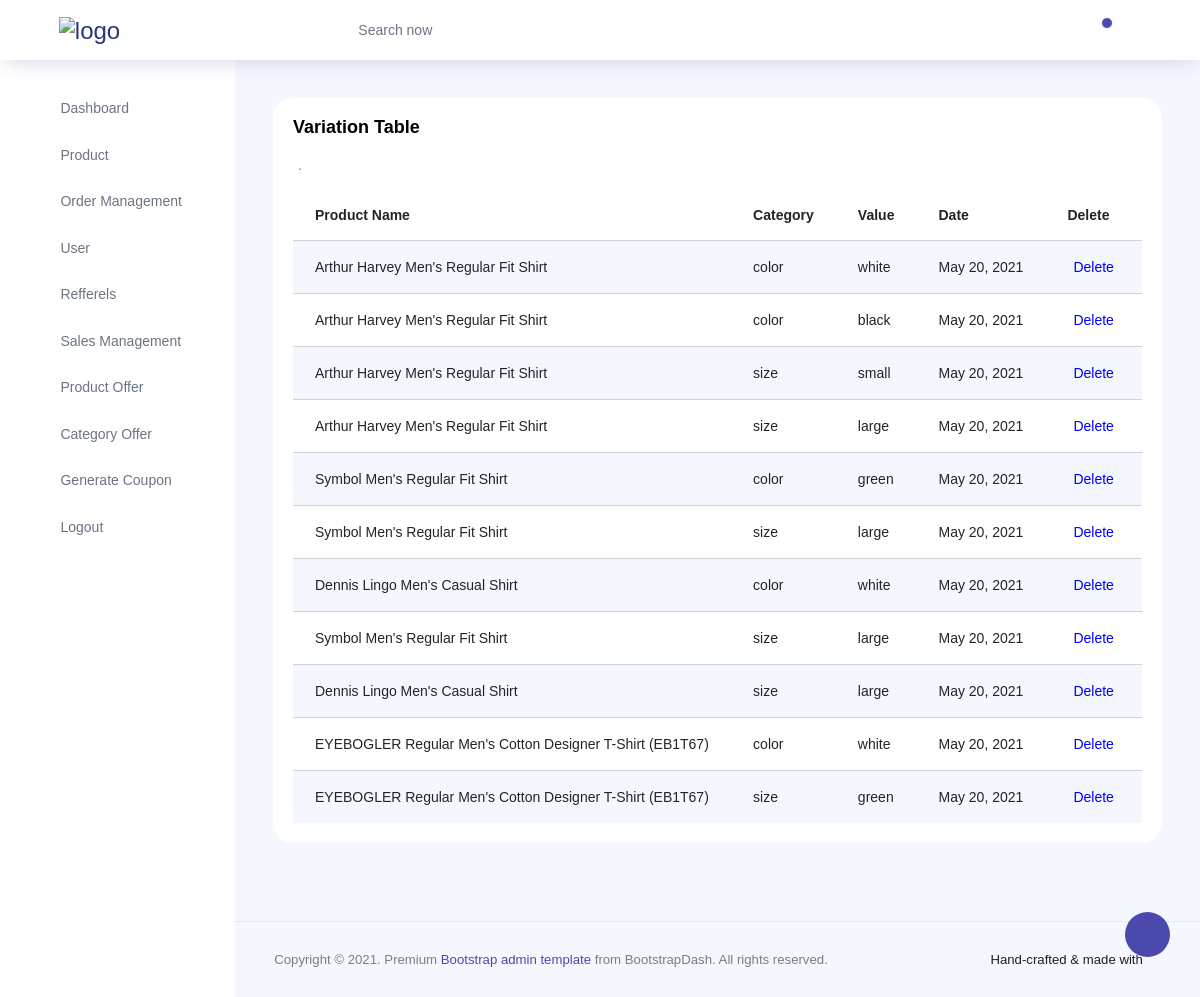
The page /accounts/variation/ (signed in) on the database its author committed.
### store/models.py (models this page shows, shortened)
class Variation(models.Model):
    product = models.ForeignKey(Product,on_delete=models.CASCADE)
    variation_category = models.CharField(max_length=200,choices=variation_category_choice)
    variation_value = models.CharField(max_length=100)
    is_active = models.BooleanField(default=True)
    created_date = models.DateField(auto_now=True)
    objects = VariationManager()

class Product(models.Model):
    product_name = models.CharField(max_length=200, unique=True)
    slug = models.SlugField(max_length=200,unique=True)
    description = models.TextField(max_length=500,blank=True)
    price = models.IntegerField()
    off_price = models.IntegerField(null=True)
    off_percentage = IntegerField(null=True)
    images_1 = models.ImageField(upload_to='photos/products')
    images_2 = models.ImageField(upload_to='photos/products')
    images_3 = models.ImageField(upload_to='photos/products')
    images_4 = models.ImageField(upload_to='photos/products')
    stock = models.IntegerField()
    is_available = models.BooleanField(default=True)
    category = models.ForeignKey(Category,on_delete=models.CASCADE)
    created_date = models.DateField(auto_now_add=True)
    modified_date = models.DateField(auto_now = True)
    def __str__(self):
        return self.product_name

### accounts/decorator.py (the view)
    def wrapper_func(request, *args, **kwargs):
        if request.session.has_key('is_logged') == False:
            return render(request,'admin_panel_templates/login.html')
        else:
            return view_func(request, *args, **kwargs)

### accounts/decorator.py (called while the page is built)
def admin_decorator(view_func):
    def wrapper_func(request, *args, **kwargs):
        if request.session.has_key('is_logged') == False:
            return render(request,'admin_panel_templates/login.html')
        else:
            return view_func(request, *args, **kwargs)
    return wrapper_func

### accounts/views.py (called while the page is built)
@admin_decorator
def variation(request):
    variation = Variation.objects.all()
    context = {'variation' : variation}
    return render(request,'admin_panel_templates/variation.html',context)

### cart/context_processors.py (called while the page is built)
def counter(request):
    cart_count = 0
    if 'admin' in request.path:
        return {}
    else:
        try:
            cart = Cart.objects.filter(cart_id=_cart_id(request))
            if  request.user.is_authenticated:
                cart_items = CartItem.objects.all().filter(user=request.user)
            else:
                cart_items = CartItem.objects.all().filter(cart=cart[:1])
            for cart_item in cart_items:
                cart_count += cart_item.quantity
        except Cart.DoesNotExist:
            cart_item = 0
        return dict(cart_count = cart_count)

### cart/views.py (called while the page is built)
def _cart_id(request):
    cart = request.session.session_key
    if not cart:
        cart = request.session.create()
    return cart

### category/context_processors.py (called while the page is built)
def menu_links(request):
    links = Category.objects.all()
    return dict(links=links)

### templates/admin_panel_templates/variation.html
{% extends 'admin_panel_templates/admin_base.html' %}
{% load static %}
{% block content%}
              <div class="col-lg-12 grid-margin stretch-card">
              <div class="card">
                <div class="card-body">
                  <h4 class="card-title">Variation Table</h4>
                  <p class="card-description">
                     <code>.</code>
                  </p>
                  <div class="table-responsive">
                    <table class="table table-striped">
                      <thead>
                        <tr>
                          <th>
                            Product Name
                          </th>
                          <th>
                            Category
                          </th>
                          <th>
                            Value
                          </th>
                          <th>
                            Date
                          </th><th>
                            Delete
                          </th>
                        </tr>
                      </thead>
                      <tbody>
                      {% for variations in variation %}
                        <tr>
                          <td class="py-1">
                            {{variations.product}}
                          </td>
                          <td>
                            {{variations.variation_category}}
                          </td>
                          <td>
                            {{variations.variation_value}}
                          </td>
                          <td>
                            {{variations.created_date}}
                          </td>
                          <td>
                            <button style="background: rgba(0,0,0,0); border:none; color:blue;" onclick="return confirm ('Do you want to Block the {{users.username}}') ? window.location.href='{% url 'delete_variation' variations.id %}' : '' ">Delete</button>
                          </td>
                        </tr>
                         {% endfor %}
                      </tbody>
                    </table>
                  </div>
                </div>
              </div>
            </div>
          </div>
        </div>
{% endblock %}

### rows shown on the page
Variation: product "Arthur Harvey Men's Regular Fit Shirt", variation_category "color", variation_value "white", created_date "May 20, 2021"
Variation: product "Arthur Harvey Men's Regular Fit Shirt", variation_category "color", variation_value "black", created_date "May 20, 2021"
Variation: product "Arthur Harvey Men's Regular Fit Shirt", variation_category "size", variation_value "small", created_date "May 20, 2021"
Variation: product "Arthur Harvey Men's Regular Fit Shirt", variation_category "size", variation_value "large", created_date "May 20, 2021"
Variation: product "Symbol Men's Regular Fit Shirt", variation_category "color", variation_value "green", created_date "May 20, 2021"
Variation: product "Symbol Men's Regular Fit Shirt", variation_category "size", variation_value "large", created_date "May 20, 2021"
Variation: product "Dennis Lingo Men's Casual Shirt", variation_category "color", variation_value "white", created_date "May 20, 2021"
Variation: product "Symbol Men's Regular Fit Shirt", variation_category "size", variation_value "large", created_date "May 20, 2021"
Variation: product "Dennis Lingo Men's Casual Shirt", variation_category "size", variation_value "large", created_date "May 20, 2021"
Variation: product "EYEBOGLER Regular Men's Cotton Designer T-Shirt (EB1T67)", variation_category "color", variation_value "white", created_date "May 20, 2021"
Variation: product "EYEBOGLER Regular Men's Cotton Designer T-Shirt (EB1T67)", variation_category "size", variation_value "green", created_date "May 20, 2021"
